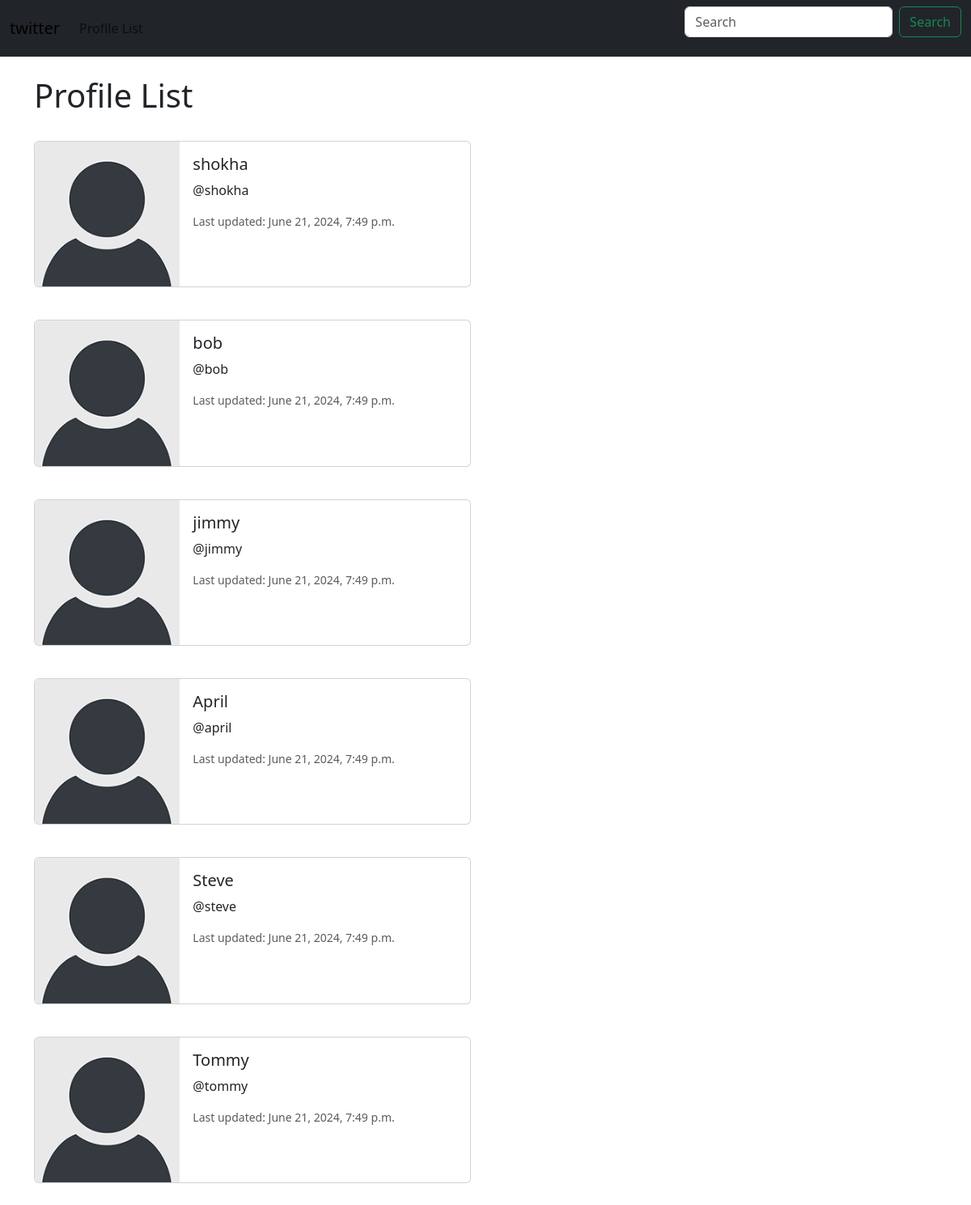
The app's page /profile_list/ (signed in) with its own data.
### base/models.py (models this page shows, shortened)
class Profile(models.Model):
    user = models.OneToOneField(User, on_delete=models.CASCADE)
    follows = models.ManyToManyField("self",
        related_name="followed_by",
        symmetrical=False,
        blank=True )
    date_modified = models.DateTimeField(User, auto_now=True)

### base/views.py (the view)
# urls.py: path('profile_list/', views.profile_list, name='profile_list'),
def profile_list(request):
    if request.user.is_authenticated:
        profiles = Profile.objects.exclude(user=request.user)
        return render(request, 'profile_list.html', {"profiles": profiles})
    else:
        messages.success(request, ("You Must Be Logged In"))
        return redirect('home')

### templates/profile_list.html
{% extends 'base.html' %}
{% load static %}
{% block content %}
<h1>Profile List</h1>
<br>
    {% if profiles %}
        {% for profile in profiles %}
        <div class="card mb-3" style="max-width: 540px;">
            <div class="row g-0">
              <div class="col-md-4">
                <img src="{% static 'images/default_profile_pic.png' %}" class="img-fluid rounded-start" alt="Default image">
              </div>
              <div class="col-md-8">
                <div class="card-body">
                  <h5 class="card-title">{{ profile.user.username }}</h5>
                  <p class="card-text">@{{ profile.user.username|lower }}</p>
                  <p class="card-text"><small class="text-body-secondary">Last updated: {{profile.date_modified }}</small></p>
                </div>
              </div>
            </div>
          </div>
          <br>
        {% endfor %}
    {% endif %}
{% endblock  %}

### templates/base.html (shortened to what this page needs)
{% load static %}
{% load bootstrap5 %}
{% bootstrap_css %}
<!DOCTYPE html>
<html lang="en">
<head>
</head>
<body>
    {% include 'navbar.html' %}
    <div class="container">
        <br>
        {% block content %}
        {% endblock %}
    </div>
</body>
</html>

### templates/navbar.html (shortened to what this page needs)
<nav class="navbar navbar-expand-lg bg-dark">
    <div class="container-fluid">
      <a class="navbar-brand" href="{% url 'home' %}">twitter</a>
      <div class="collapse navbar-collapse" id="navbarSupportedContent">
        <ul class="navbar-nav me-auto mb-2 mb-lg-0">
          <li class="nav-item">
            <a class="nav-link" href="{% url 'profile_list' %}">Profile List</a>
          </li>
        </ul>
        <form class="d-flex" role="search">
          <input class="form-control me-2" type="search" placeholder="Search" aria-label="Search">
          <button class="btn btn-outline-success" type="submit">Search</button>
        </form>
      </div>
    </div>
  </nav>

### records on screen
Profile: user.username "shokha", date_modified "June 21, 2024, 7:49 p.m."
Profile: user.username "bob", date_modified "June 21, 2024, 7:49 p.m."
Profile: user.username "jimmy", date_modified "June 21, 2024, 7:49 p.m."
Profile: user.username "April", user.username "april", date_modified "June 21, 2024, 7:49 p.m."
Profile: user.username "Steve", user.username "steve", date_modified "June 21, 2024, 7:49 p.m."
Profile: user.username "Tommy", user.username "tommy", date_modified "June 21, 2024, 7:49 p.m."
